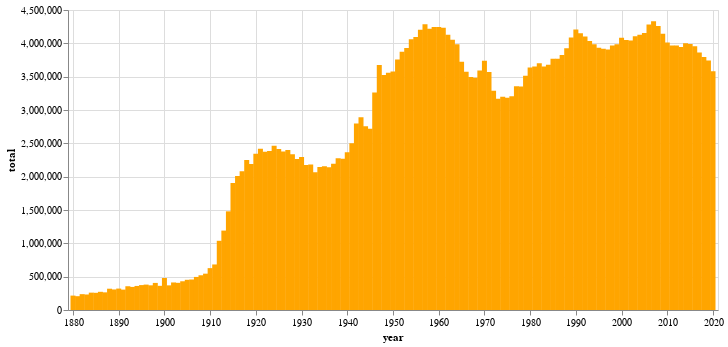

The notebook cell saved with this chart:
### Markdown cell above
#### Chart it!

### Code cell
alt.Chart(births).mark_bar(color="orange").encode(x="year:T", y="total").properties(
    width=650
)

### Figure 1 — Vega-Lite specification as saved in the notebook (floating-point values rounded to 4 significant figures; data arrays with more than 128 entries replaced by an {"elided": "..."} marker saying what was removed)
{"config": {"view": {"continuousWidth": 400, "continuousHeight": 300}}, "data": {"name": "data-298709662dc859ca198b302731b308a0"}, "mark": {"type": "bar", "color": "orange"}, "encoding": {"x": {"field": "year", "type": "temporal"}, "y": {"field": "total", "type": "quantitative"}}, "width": 650, "$schema": "https://vega.github.io/schema/vega-lite/v4.17.0.json", "datasets": {"data-298709662dc859ca198b302731b308a0": {"elided": "141 records"}}}
